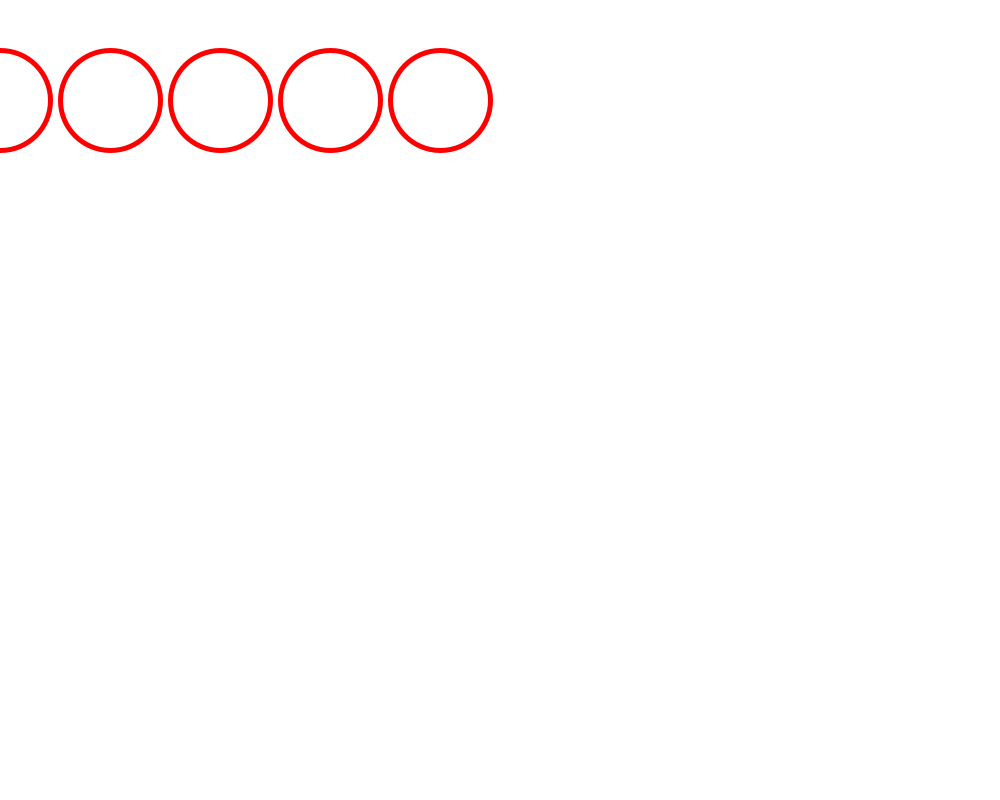
Frame 1 (no input)
Frame 60 (the mouse pressed at the canvas centre just before this capture): identical to frame 1, image omitted
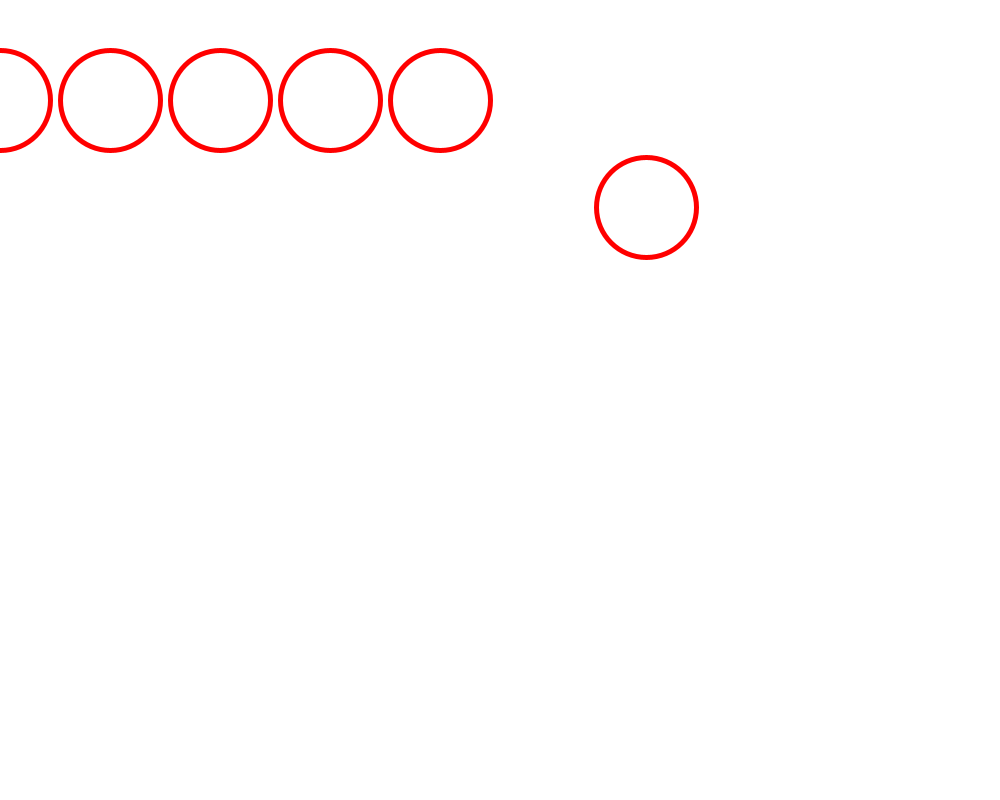
Frame 120 (the mouse held since frame 60 and released just before this capture)

The Processing sketch that drew these frames (run headless with seeded random() and noise(); from frame 60 on, the mouse is pressed at the canvas centre):

// Processing sketch: game6_C
// ── game6_C.pde
PVector [] pos = new PVector[5];
ArrayList<PVector> po = new ArrayList<PVector>();
ArrayList<Ball> ballArray = new ArrayList<Ball>();

void setup() 
{
  size(1000, 800);

  for (int i=0; i < 5; i++) 
  {

    PVector ballPos = new PVector(i*110, 100);
    ballArray.add(new Ball(ballPos));
  }

  noFill();
  strokeWeight(5);
}

  int count = 0;

void draw()
{
  background(255);

  stroke(255,0,0);

  for (int i=0; i < ballArray.size(); i++) 
  {
    ballArray.get(i).visualize();
  }

    if(count > 100)
    {
        PVector randomPos = new PVector(random(0, width), random(0, height));
        ballArray.add(new Ball(randomPos));
        count = 0;
    }
    count ++;

}

void mouseClicked() {

  float range = 50;

  if (ballArray.size()>0) 
  {
    for(int i = 0; i < ballArray.size(); i++)
    {
       if(mouseX - range < ballArray.get(i).ball_pos().x 
            && ballArray.get(i).ball_pos().x < mouseX + range 
            && mouseY - range < ballArray.get(i).ball_pos().y
            && ballArray.get(i).ball_pos().y < mouseY + range)
       {
         ballArray.remove(i);
       }
    }
  }
}

class Ball
{
    PVector pos;
    Ball(PVector ballPos)
    {
        pos = ballPos;
    }

    void visualize()
    {
        ellipse(pos.x, pos.y, 100, 100);
    }

    PVector ball_pos()
    {
        return pos;
    }

}
